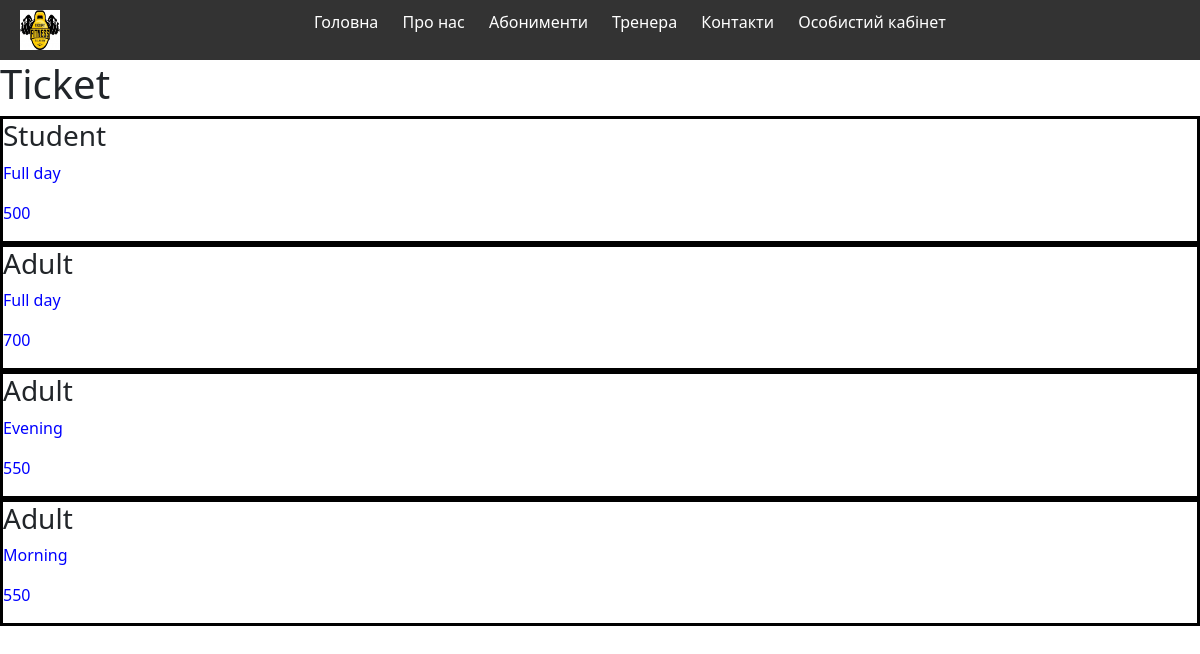
The page /ticket/ on the database its author committed.
### store/models.py (models this page shows, shortened)
class Ticket(models.Model):
    type = models.CharField(max_length=35)
    type_day = models.CharField(max_length=35)
    price = models.CharField(max_length=10)
    class Meta:
        verbose_name = 'Абонемент'
        verbose_name_plural = 'Абонементи'

### store/views.py (the view)
# urls.py: path('ticket/', TicketView.as_view(), name='ticket'),
class TicketView(ListView):
    model = Ticket
    template_name = 'ticket/ticket.html'
    def get_context_data(self, *, object_list=None, **kwargs):
        context = super(TicketView, self).get_context_data(**kwargs)
        context['title'] = "Ticket"
        return context

### templates/ticket/ticket.html
{% extends 'base.html' %}
{% block content %}
    <h1 class="title-ticket">Ticket</h1>
    {% for ticket in object_list %}
        <div class="ticket-container">
            <h3>{{ ticket.type }}</h3>
            <p style="color: blue">{{ ticket.type_day }}</p>
            <p style="color: blue">{{ ticket.price }}</p>
        </div>
    {% endfor %}
{% endblock %}

### store/static/store/css/style_ticket.css (style rules this page uses)
.title-ticket { align-items: center; }
.ticket-container { display: block; align-items: center; border: solid #000000; }

### rows shown on the page
Ticket: type "Student", type_day "Full day", price "500"
Ticket: type "Adult", type_day "Full day", price "700"
Ticket: type "Adult", type_day "Evening", price "550"
Ticket: type "Adult", type_day "Morning", price "550"
